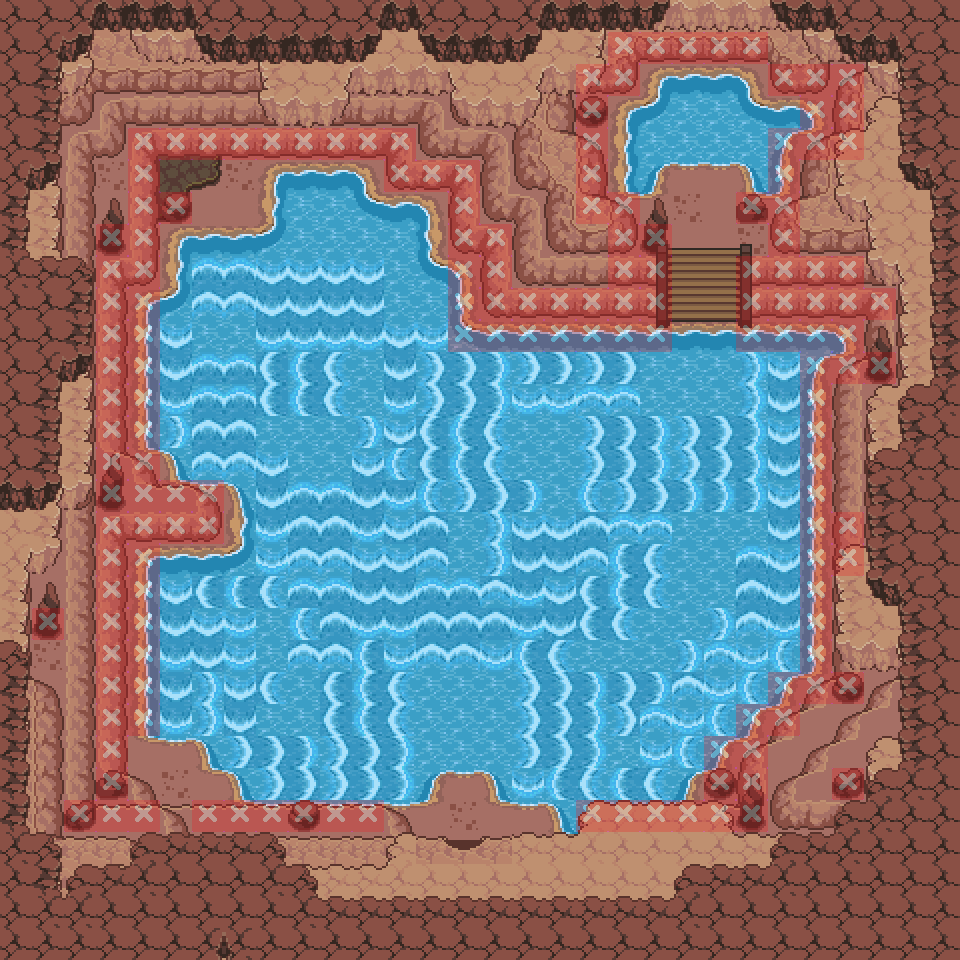

A 2D game scene composited from a Tiled map and its tileset images. What follows is a short description and the map's XML, with each tile layer's data collapsed to a summary:
An orthogonal 30x30 tile map with 32x32 px tiles, 14 tile layers (rock_1, water_1, rapids_1, path_1, ...), 1 hidden layer not drawn, 5 tilesets.

<map version="1.10" tiledversion="1.12.2" orientation="orthogonal" renderorder="left-up" width="30" height="30" tilewidth="32" tileheight="32" infinite="0" nextlayerid="21" nextobjectid="1">
 <tileset firstgid="1" source="../Tilesets/exterior_spring.tsx" />
 <tileset firstgid="2513" source="../Tilesets/dpp_underground.tsx" />
 <tileset firstgid="11921" source="../Tilesets/animations_water.tsx" />
 <tileset firstgid="13793" source="../Tilesets/passages.tsx" />
 <tileset firstgid="13937" source="../Tilesets/systemtags.tsx" />
 <layer id="1" name="rock_1" width="30" height="30">
  <data>[900 cells, 900 non-empty, 1 distinct tile ids]</data>
 </layer>
 <layer id="13" name="water_1" width="30" height="30">
  <data>[900 cells, 376 non-empty, 17 distinct tile ids]</data>
 </layer>
 <layer id="15" name="rapids_1" width="30" height="30">
  <data>[900 cells, 224 non-empty, 16 distinct tile ids]</data>
 </layer>
 <layer id="19" name="path_1" width="30" height="30">
  <data>[900 cells, 8 non-empty, 7 distinct tile ids]</data>
 </layer>
 <layer id="12" name="floor1_1" width="30" height="30">
  <data>[900 cells, 238 non-empty, 14 distinct tile ids]</data>
 </layer>
 <layer id="9" name="wall_1" width="30" height="30">
  <data>[900 cells, 436 non-empty, 29 distinct tile ids]</data>
 </layer>
 <layer id="16" name="wall_2" width="30" height="30">
  <data>[900 cells, 320 non-empty, 13 distinct tile ids]</data>
 </layer>
 <layer id="17" name="decoration_1" width="30" height="30">
  <data>[900 cells, 21 non-empty, 5 distinct tile ids]</data>
 </layer>
 <layer id="14" name="stairs_1" width="30" height="30">
  <data>[900 cells, 15 non-empty, 8 distinct tile ids]</data>
 </layer>
 <group id="3" name="z=0" />
 <layer id="20" name="stairs_2" width="30" height="30">
  <data>[900 cells, 1 non-empty, 1 distinct tile ids]</data>
 </layer>
 <layer id="18" name="decoration_2" width="30" height="30">
  <data>[900 cells, 6 non-empty, 1 distinct tile ids]</data>
 </layer>
 <group id="4" name="z=1" />
 <layer id="10" name="ceil_3" width="30" height="30">
  <data>[900 cells, 307 non-empty, 16 distinct tile ids]</data>
 </layer>
 <layer id="11" name="ceildark_3" width="30" height="30">
  <data>[900 cells, 222 non-empty, 13 distinct tile ids]</data>
 </layer>
 <group id="5" name="z=2" />
 <layer id="6" name="passages" width="30" height="30" opacity="0.29">
  <data>[900 cells, 153 non-empty, 1 distinct tile ids]</data>
 </layer>
 <layer id="7" name="systemtags" width="30" height="30" visible="0">
  <data>[900 cells, 899 non-empty, 6 distinct tile ids]</data>
 </layer>
 <group id="2" name="infos" />
</map>
